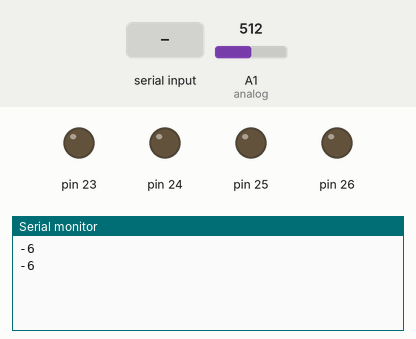
Bench run of a sketch on a simulated Arduino Mega 2560, built with avr-gcc and run on an emulated ATmega2560. Shown: output pins drawn as LEDs (lit = HIGH), the last lines printed to the serial monitor. The inputs (shaded band) are chosen by the test bench; at power-on: A1 (analog) = 512.

Above: at 1.0 s.
1.1 s: "set\n" received over Serial
At 2.6 s:
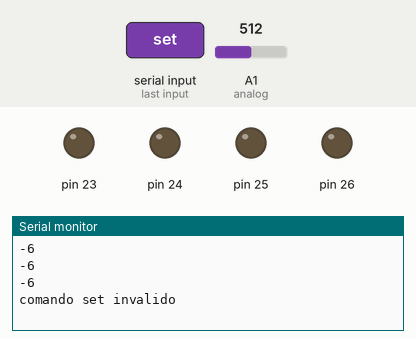
3.0 s: byte 10 ('\n') received over Serial
At 3.5 s:
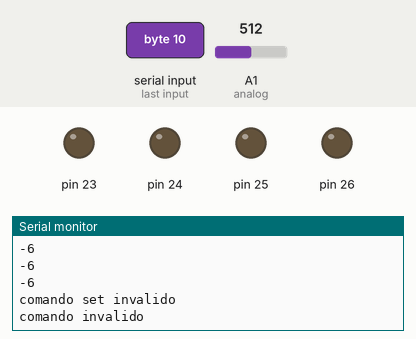

Measured:
- after the input at 1.1 s, the serial monitor: prints a new line after 0.41 s (image 1)
- after the input at 3.0 s, the serial monitor: prints a new line at once (image 2)

The sketch:

motor_and_temp.ino
```cpp
int var;
int analog = A1;
int temp = 0;
String inputString = "";
boolean stringComplete = false;
void setup() {
  pinMode(analog, INPUT);
  pinMode(23, OUTPUT);
  pinMode(24, OUTPUT);
  pinMode(25, OUTPUT);
  pinMode(26, OUTPUT);
  Serial.begin(9600);
  while(!Serial){
    ;
    }
    while(Serial.available()<=0){
      sendTemp();
      delay(500);
      }
}

void loop() {

  if(stringComplete){
    if(inputString.startsWith("status")){
      sendTemp();
    }
    else if(inputString.startsWith("set")){
      if (inputString.indexOf("on") > -1){
      digitalWrite(23,HIGH);
      Serial.println("encendio el led");
      }
      else if(inputString.indexOf("off") > -1) {
        digitalWrite(23,LOW);
      Serial.println("apago el led");
      }
      else {
        Serial.println("comando set invalido");
      }
    }
    else{
       Serial.println("comando invalido");
    }
    stringComplete = false;
    inputString = "";
  }
delay(10);
}

void sendTemp(){
  char buffer[50];
  temp = analogRead(analog);
  temp = (temp*500)/1023;
  sprintf (buffer, "%d", temp);
  Serial.println(buffer);
}

void serialEvent() {
  while (Serial.available()){
    char inChar = (char)Serial.read();
    inputString += inChar;
    if(inChar == '\n') {
      stringComplete = true;
      }
  }
}
```
